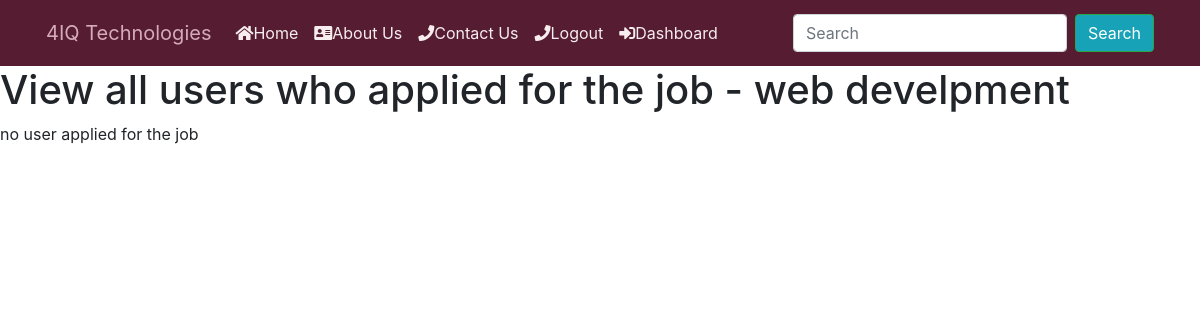
The app's page /userprofile/job/5/ (signed in), older data.
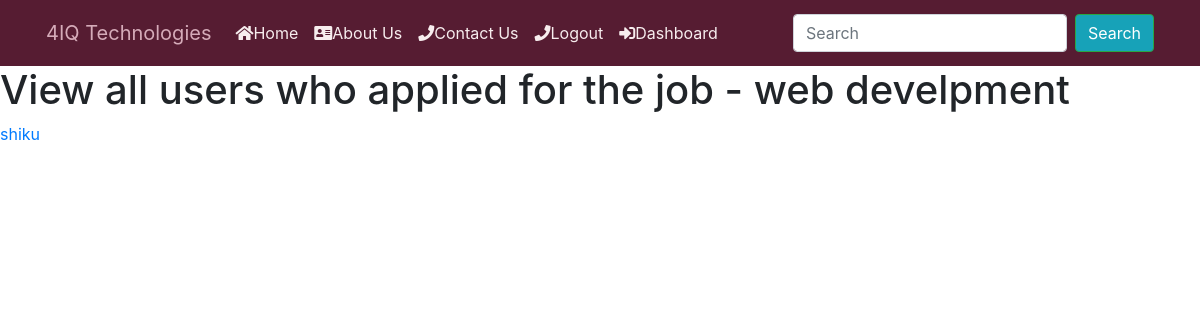
The same page, newer data.
### job/models.py (models this page shows)
class Application(models.Model):
    job = models.ForeignKey(Job,
                            related_name='applications',
                             on_delete=models.CASCADE)
    first_name = models.CharField(max_length=200, null=True, blank=True)
    last_name = models.CharField(max_length=200, null=True, blank=True)
    date_of_birth = models.CharField(max_length=20, blank=True, null=True)
    gender = models.CharField(max_length=10,
                              choices=GENDER,
                              blank=True,
                              null=True)
    email = models.EmailField(max_length=70, blank=True, unique=True)
    location = models.CharField(
        max_length=104,
        null=True
    )
    mobile = models.IntegerField(null=True, blank=True)
    education   = models.CharField('Education', max_length=255, null=True, blank=True)
    content = models.TextField()
    experience = models.TextField()
    resume  = models.FileField( upload_to='resumes/', null=True, blank=True)
    created_at = models.DateTimeField(auto_now_add=True,null=False)
    created_by = models.ForeignKey(User,
                                   related_name="applications",
                                   on_delete=models.CASCADE)

### userprofile/views.py (the view)
# urls.py: path("job/<int:job_id>/", views.view_dashboard_job, name="view_dashboard_job"),
@login_required
def view_dashboard_job(request, job_id):
   job = get_object_or_404(Job, pk=job_id, created_by=request.user)
   return render (request,'view_dashboard_job.html',{'job': job})

### userprofile/templates/view_dashboard_job.html
{% include 'header.html' %}
 <h1 class="title">View all users who applied for the job - {{ job.title }}</h1>
 {% for application in job.applications.all %}
 <a href="{% url 'userprofile:view_application' application.id %}">{{ application.created_by.username}}</a>
 {% empty %}
 <P>no user applied for the job</P>
{% endfor   %}

Row changes from the older to the newer data that the page shows:
added Application: created_by.username "shiku"
Text that changed along with them:
text no longer shown: "no user applied for the job"
